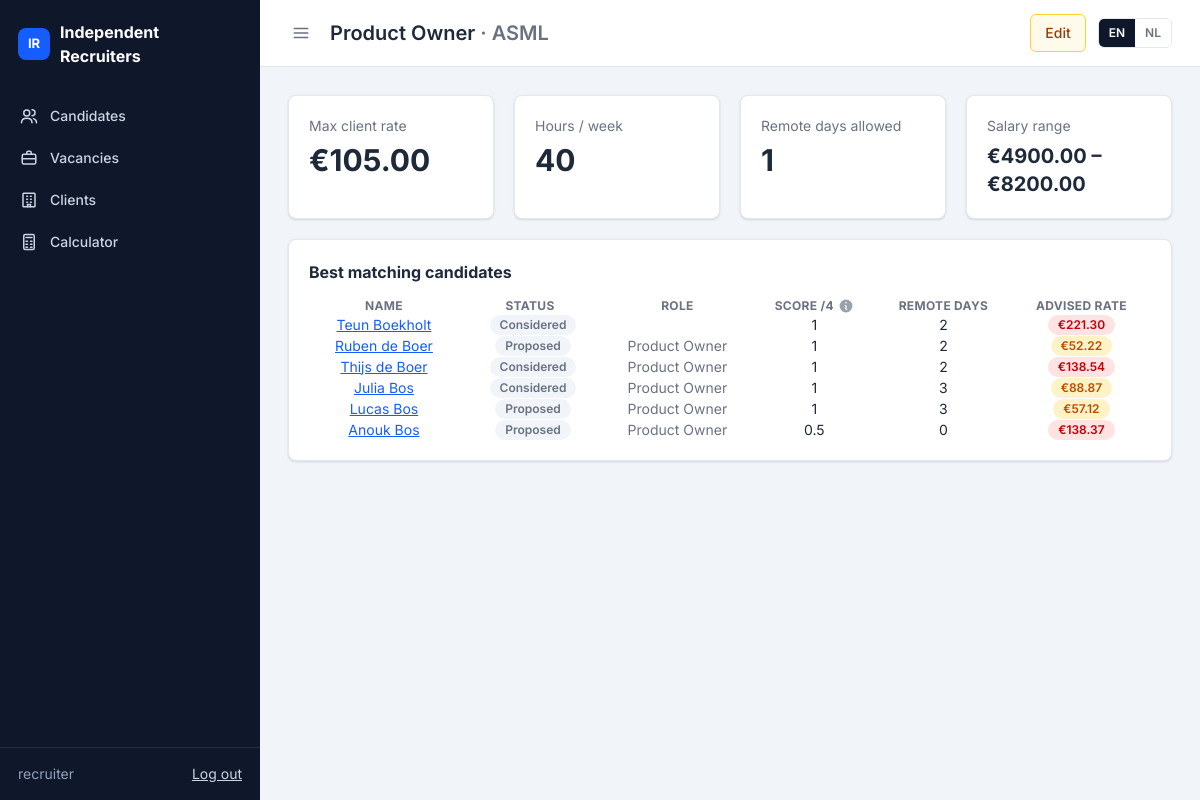
Before: /clients/vacancies/14/ (signed in) with the older database file.
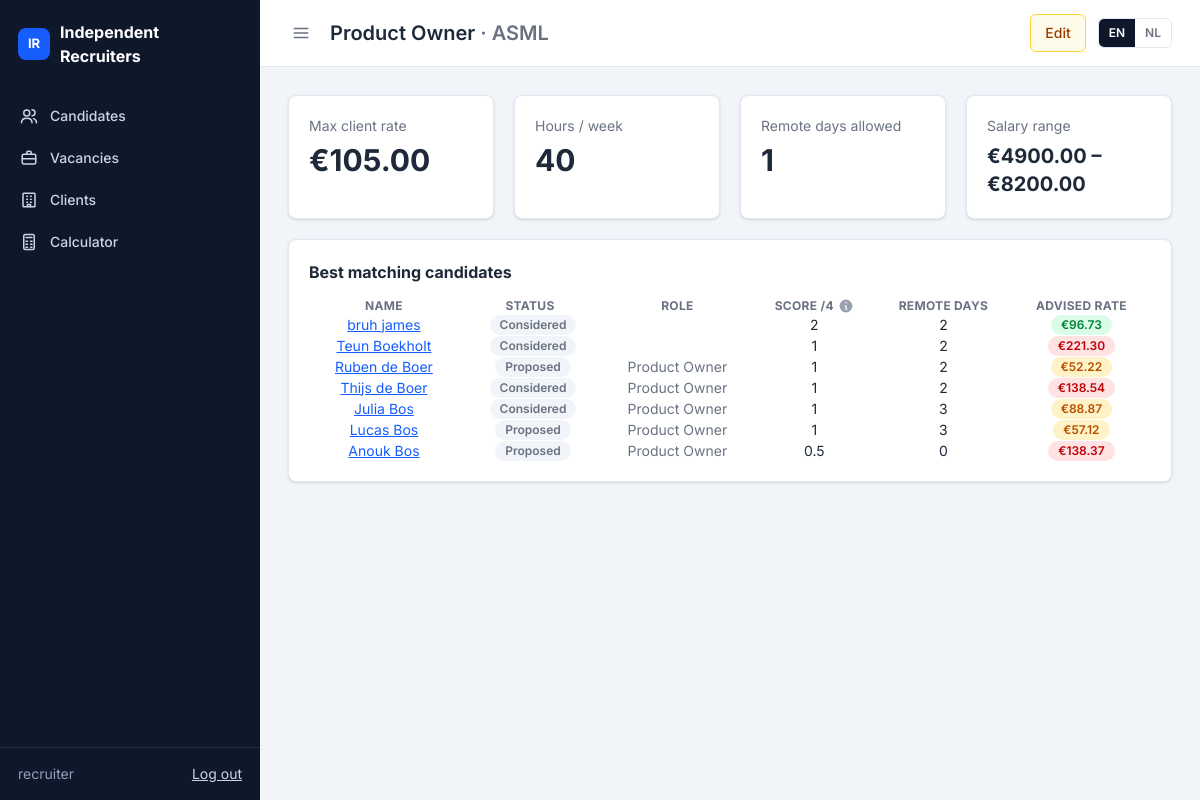
After: the same page with the newer database file.
### clients/models.py (models this page shows, shortened)
class Vacancy(models.Model):
    client = models.ForeignKey(Client, on_delete=models.CASCADE, related_name="vacancies", verbose_name=_("client"))
    title = models.CharField(_("title"), max_length=200)
    address = models.CharField(_("address / postcode"), max_length=200, blank=True,
                               help_text=_("Work location, used to calculate travel distance"))
    city = models.CharField(_("city"), max_length=100, blank=True)
    max_rate_per_hour = models.DecimalField(_("max client rate / hour (€)"), max_digits=7, decimal_places=2)
    hours_per_week = models.PositiveSmallIntegerField(_("hours per week"), default=40)
    remote_days_allowed = models.PositiveSmallIntegerField(_("remote days allowed"), default=0)
    min_salary = models.DecimalField(_("min salary / month (€)"), max_digits=8, decimal_places=2, null=True, blank=True)
    max_salary = models.DecimalField(_("max salary / month (€)"), max_digits=8, decimal_places=2, null=True, blank=True)
    skills = models.TextField(_("skills / keywords"), blank=True, help_text=_("Comma separated"))
    client_pays_travel = models.BooleanField(
        _("client pays travel costs"), default=False,
        help_text=_("Travel costs are then left out of the tariff"),
    )
    is_open = models.BooleanField(_("open"), default=True)
    class Meta:
        ordering = ["client__name", "title"]
        verbose_name = _("vacancy")
        verbose_name_plural = _("vacancies")
    @property
    def location(self):
        """Work location for the travel distance (address + city, falling back to the client's city)."""
        return ", ".join(part for part in (self.address, self.city or self.client.city) if part)

class Client(models.Model):
    name = models.CharField(_("name"), max_length=200)
    industry = models.CharField(_("industry"), max_length=100, blank=True)
    city = models.CharField(_("city"), max_length=100, blank=True)
    contact_name = models.CharField(_("contact name"), max_length=150, blank=True)
    contact_email = models.EmailField(_("contact email"), blank=True)
    class Meta:
        ordering = ["name"]

### candidates/models.py (models this page shows, shortened)
class Candidate(models.Model):
    class Status(models.TextChoices):
        INTAKE = "intake", _("Intake")
        AVAILABLE = "available", _("Available")
        PROPOSED = "proposed", _("Proposed")
        PLACED = "placed", _("Placed")
        INACTIVE = "inactive", _("Inactive")
    class Transport(models.TextChoices):
        CAR = "car", _("Car")
        OV = "ov", _("Public transport")
    first_name = models.CharField(_("first name"), max_length=100)
    last_name = models.CharField(_("last name"), max_length=100)
    email = models.EmailField(_("email"), blank=True)
    phone = models.CharField(_("phone"), max_length=30, blank=True)
    city = models.CharField(_("home location"), max_length=150, blank=True,
                            help_text=_("City, postcode or address, used to calculate travel distance"))
    desired_role = models.CharField(_("desired role"), max_length=150, blank=True)
    status = models.CharField(_("status"), max_length=20, choices=Status.choices, default=Status.INTAKE)
    expected_salary_month = models.DecimalField(_("desired gross salary / month (€)"), max_digits=8, decimal_places=2)
    hours_per_week = models.PositiveSmallIntegerField(
        _("desired hours per week"), default=40, validators=[MinValueValidator(1), MaxValueValidator(60)]
    )
    transport_type = models.CharField(_("travel means"), max_length=10, choices=Transport.choices, default=Transport.CAR)
    remote_days_per_week = models.PositiveSmallIntegerField(
        _("remote days / week"), default=0, validators=[MaxValueValidator(5)],
        help_text=_("Used for matching only"),
    )
    cost_factor = models.DecimalField(_("cost price factor"), max_digits=4, decimal_places=2, default=Decimal("2.00"))
    margin_per_hour = models.DecimalField(
        _("margin / hour (€)"), max_digits=6, decimal_places=2, default=Decimal("10.00"),
        validators=[MinValueValidator(C.MIN_MARGIN), MaxValueValidator(C.MAX_MARGIN)],
    )
    vacancies = models.ManyToManyField(
        "clients.Vacancy", through="CandidateVacancy", related_name="candidates", verbose_name=_("vacancies"),
    )
    notes = models.TextField(_("notes"), blank=True)
    created_at = models.DateTimeField(auto_now_add=True)
    updated_at = models.DateTimeField(auto_now=True)
    PRICING_FIELD_MAP = {
        "salary_month": "expected_salary_month",
        "hours_per_week": "hours_per_week",
        "cost_factor": "cost_factor",
        "margin": "margin_per_hour",
        "transport_type": "transport_type",
        "remote_days_per_week": "remote_days_per_week",
    }
    LINK_PRICING_FIELD_MAP = {
        "travel_distance_km": "travel_distance_km",
        "client_pays_travel": "client_pays_travel",
    }
    class Meta:
        ordering = ["-created_at"]
        verbose_name = _("candidate")
        verbose_name_plural = _("candidates")
    @property
    def full_name(self):
        return f"{self.first_name} {self.last_name}".strip()
    def pricing_input(self, link=None, vacancy=None, **overrides) -> PricingInput:
        vacancy = link.vacancy if link else vacancy
        data = {engine: getattr(self, model) for engine, model in self.PRICING_FIELD_MAP.items()}
        if link:
            data.update({engine: getattr(link, model) for engine, model in self.LINK_PRICING_FIELD_MAP.items()})
        else:
            data["client_pays_travel"] = bool(vacancy and vacancy.client_pays_travel)
        data.update(
            max_rate=vacancy.max_rate_per_hour if vacancy else None,
            proposed_rate=link.proposed_rate if link else None,
        )
        data.update(overrides)
        return PricingInput(**data)
    def link_for(self, vacancy):
        return next((link for link in self.links.all() if link.vacancy_id == vacancy.pk), None)
    def pricing_for(self, vacancy):
        link = self.link_for(vacancy)
        return link.pricing if link else calculate(self.pricing_input(vacancy=vacancy))
    def distance_to(self, vacancy):
        link = self.link_for(vacancy)
        if link and link.travel_distance_km is not None:
            return link.travel_distance_km
        if self.city and vacancy.location:
            result = route_distance_km(self.city, vacancy.location)
            return result["km"] if result else None
        return None

class CandidateVacancy(models.Model):
    class Status(models.TextChoices):
        CONSIDERED = "considered", _("Considered")
        PROPOSED = "proposed", _("Proposed")
        PLACED = "placed", _("Placed")
        REJECTED = "rejected", _("Rejected")
    candidate = models.ForeignKey(Candidate, on_delete=models.CASCADE, related_name="links")
    vacancy = models.ForeignKey(
        "clients.Vacancy", on_delete=models.CASCADE, related_name="candidate_links", verbose_name=_("vacancy"),
    )
    status = models.CharField(_("status"), max_length=20, choices=Status.choices, default=Status.CONSIDERED)
    travel_distance_km = models.DecimalField(
        _("travel distance one way (km)"), max_digits=6, decimal_places=1, null=True, blank=True,
        help_text=_("Calculated automatically from the home location and the vacancy location"),
    )
    client_pays_travel = models.BooleanField(
        _("client pays travel costs"), default=False,
        help_text=_("Travel costs are then left out of the tariff (defaults to the vacancy's setting)"),
    )
    proposed_rate = models.DecimalField(
        _("proposed tariff / hour (€)"), max_digits=7, decimal_places=2, null=True, blank=True,
        help_text=_("Leave empty to use the advised tariff."),
    )
    created_at = models.DateTimeField(auto_now_add=True)
    class Meta:
        ordering = ["created_at", "pk"]
        constraints = [models.UniqueConstraint(fields=["candidate", "vacancy"], name="unique_candidate_vacancy")]
        verbose_name = _("candidate vacancy")
        verbose_name_plural = _("candidate vacancies")
    @property
    def pricing(self):
        if not hasattr(self, "_pricing_cache"):
            self._pricing_cache = calculate(self.candidate.pricing_input(link=self))
        return self._pricing_cache

### clients/views.py (the view)
# urls.py: path("vacancies/<int:pk>/", views.vacancy_detail, name="detail"),
def vacancy_detail(request, pk):
    vacancy = get_object_or_404(Vacancy.objects.select_related("client"), pk=pk)
    candidates = Candidate.objects.filter(links__vacancy=vacancy).prefetch_related("links__vacancy__client")
    ranked = [
        {"candidate": c, "score": s, "pricing": c.pricing_for(vacancy), "link": c.link_for(vacancy)}
        for c, s in matching.rank_candidates(vacancy, candidates)
    ]
    return render(request, "clients/vacancy_detail.html", {
        "vacancy": vacancy, "ranked": ranked, "max_score": matching.MAX_SCORE,
    })

### clients/templates/clients/vacancy_detail.html (shortened to what this page needs)
{% extends "core/base.html" %}
{% load i18n ui %}
{% block heading %}{{ vacancy.title }} <span class="text-gray-500">· {{ vacancy.client.name }}</span>{% endblock %}
{% block page_actions %}
    <a class="{{ ui.btn_edit }}" href="{% url 'clients:update' vacancy.pk %}">{% trans "Edit" %}</a>
{% endblock %}
{% block content %}
<div class="grid grid-cols-1 gap-5 sm:grid-cols-2 lg:grid-cols-4">
    <div class="{{ ui.card }}"><div class="text-gray-500">{% trans "Max client rate" %}</div><div class="mt-1.5 text-3xl font-bold">€{{ vacancy.max_rate_per_hour }}</div></div>
    <div class="{{ ui.card }}"><div class="text-gray-500">{% trans "Hours / week" %}</div><div class="mt-1.5 text-3xl font-bold">{{ vacancy.hours_per_week }}</div></div>
    <div class="{{ ui.card }}"><div class="text-gray-500">{% trans "Remote days allowed" %}</div><div class="mt-1.5 text-3xl font-bold">{{ vacancy.remote_days_allowed }}</div></div>
    <div class="{{ ui.card }}"><div class="text-gray-500">{% trans "Salary range" %}</div><div class="mt-1.5 text-xl font-bold">€{{ vacancy.min_salary|default:"–" }} – €{{ vacancy.max_salary|default:"–" }}</div></div>
</div>
<div class="mt-5 {{ ui.dt_card }}">
    <h2 class="{{ ui.h2 }}">{% trans "Best matching candidates" %}</h2>
    <table id="matches" class="display w-full">
        <thead>
            <tr>
                <th>{% trans "Name" %}</th>
                <th>{% trans "Status" %}</th>
                <th>{% trans "Role" %}</th>
                <th>
                    <span class="inline-flex items-center gap-1">
                        {% trans "Score" %} /{{ max_score }}
                        <span class="group relative inline-flex">
                        </span>
                    </span>
                </th>
                <th>{% trans "Remote days" %}</th>
                <th>{% trans "Advised rate" %}</th>
            </tr>
        </thead>
        <tbody>
            {% for row in ranked %}
                <tr>
                    <td>
                        <a href="{% url 'candidates:detail' row.candidate.pk %}">{{ row.candidate.full_name }}</a>
                    </td>
                    <td>
                        {% if row.link %}<span class="ml-1.5 {{ ui.badge.unknown }}" title="{% trans 'Considered for this vacancy' %}">{{ row.link.get_status_display }}</span>{% endif %}
                    </td>
                    <td class="text-gray-500">{{ row.candidate.desired_role }}</td>
                    <td data-order="{{ row.score.total|stringformat:'s' }}">{{ row.score.total|floatformat:"-1" }}</td>
                    <td>{{ row.candidate.remote_days_per_week }}</td>
                    <td data-order="{{ row.pricing.final_rate|stringformat:'s' }}"><span class="{{ row.pricing.budget_status|badge }}">€{{ row.pricing.final_rate|floatformat:2 }}</span></td>
                </tr>
            {% endfor %}
        </tbody>
    </table>
</div>
{% endblock %}

### core/templates/core/base.html (shortened to what this page needs)
{% load static i18n %}<!DOCTYPE html>
{% get_current_language as LANGUAGE_CODE %}
<html lang="{{ LANGUAGE_CODE }}">
<head>
    <link rel="stylesheet" href="https://cdn.datatables.net/2.3.4/css/dataTables.dataTables.css">
    <link rel="stylesheet" href="https://cdn.datatables.net/buttons/3.2.5/css/buttons.dataTables.css">
<link rel="stylesheet" href="{% static 'core/css/app.css' %}">
    <script src="https://cdn.jsdelivr.net/npm/@tailwindcss/browser@4.3.3"></script>
</head>
<body class="bg-slate-100 font-[Inter,system-ui,sans-serif] text-sm text-gray-800 [&_a:not([class])]:text-blue-600 [&_a:not([class])]:underline">
<div class="flex min-h-screen">
    <aside id="sidebar" class="group/sidebar sticky top-0 flex h-screen w-65 shrink-0 flex-col bg-slate-900 text-slate-300 transition-[width,translate] duration-200 lg:data-collapsed:w-16 max-lg:fixed max-lg:z-20 max-lg:-translate-x-full max-lg:data-open:translate-x-0">
        <a class="flex items-center gap-2.5 px-4.5 py-5 text-base font-bold text-white lg:group-data-collapsed/sidebar:justify-center lg:group-data-collapsed/sidebar:px-0" href="{% url 'candidates:list' %}">
            <span class="grid size-8 shrink-0 place-items-center rounded-lg bg-blue-600 text-[13px]">IR</span>
            <span class="lg:group-data-collapsed/sidebar:hidden">Independent<br>Recruiters</span>
        </a>
        <nav class="flex flex-1 flex-col gap-0.5 p-2">
            {% for item in nav_items %}
                <a href="{% url item.url_name %}" class="flex items-center gap-3 rounded-md px-3 py-2.5 font-medium [&>svg]:shrink-0 lg:group-data-collapsed/sidebar:justify-center lg:group-data-collapsed/sidebar:px-0 {% if item.active %}bg-blue-600 text-white{% else %}text-slate-300 hover:bg-slate-800 hover:text-white{% endif %}">
                    {% include "core/_icon.html" with name=item.icon %}
                    <span class="lg:group-data-collapsed/sidebar:hidden">{{ item.label }}</span>
                </a>
            {% endfor %}
        </nav>
        <div class="flex items-center justify-between border-t border-white/10 px-4.5 py-4 lg:group-data-collapsed/sidebar:hidden">
            <span class="text-slate-400">{{ request.user.get_username }}</span>
            <form method="post" action="{% url 'logout' %}">
                <button type="submit" class="cursor-pointer text-slate-300 underline hover:text-white">{% trans "Log out" %}</button>
            </form>
        </div>
    </aside>
    <div class="flex min-w-0 flex-1 flex-col">
        <header class="sticky top-0 z-10 flex items-center gap-4 border-b border-slate-200 bg-white px-4 py-3.5 lg:px-7">
            <button class="{{ ui.icon_button }}" id="sidebar-toggle" aria-label="{% trans 'Toggle menu' %}">
                {% include "core/_icon.html" with name="menu" %}
            </button>
            <h1 class="flex-1 text-xl font-semibold">{% block heading %}{% endblock %}</h1>
            <div class="flex items-center gap-3">
                {% block page_actions %}{% endblock %}
                <form action="{% url 'set_language' %}" method="post" class="flex overflow-hidden rounded-md border border-slate-200">
                    {% get_available_languages as LANGUAGES %}
                    {% for code, name in LANGUAGES %}
                        <button type="submit" name="language" value="{{ code }}"
                                class="cursor-pointer px-2.5 py-1.5 text-xs font-semibold {% if code == LANGUAGE_CODE %}bg-slate-900 text-white{% else %}bg-white text-gray-500 hover:bg-slate-100{% endif %}">{{ code|upper }}</button>
                    {% endfor %}
                </form>
            </div>
        </header>
        <main class="w-full max-w-360 p-4 lg:p-7">
            {% block content %}{% endblock %}
        </main>
    </div>
</div>
    {% trans "Actions" as t_actions %}{% trans "Could not load the form." as t_load %}{% trans "Something went wrong. Please try again." as t_error %}
</body>
</html>

Changed rows visible on the page:
added Candidate: candidate.full_name "bruh james", link.status "Considered", score.total "2", candidate.remote_days_per_week "2", pricing.final_rate "96.73"
